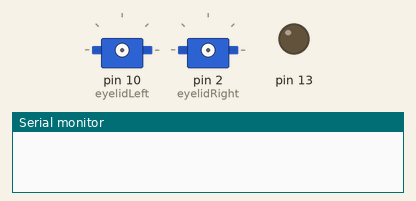
This sketch was run on a simulated Arduino Mega 2560, built with avr-gcc and run on an emulated ATmega2560. Shown: 2 × servo, output pins drawn as LEDs (lit = HIGH), the last lines printed to the serial monitor. The audio player accepts every command and is not drawn.

Above: at 0.1 s.
At 0.57 s:
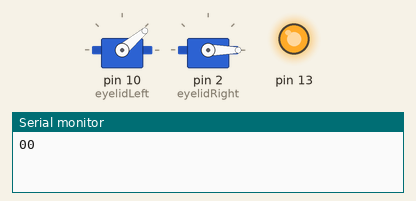
At 3.4 s:
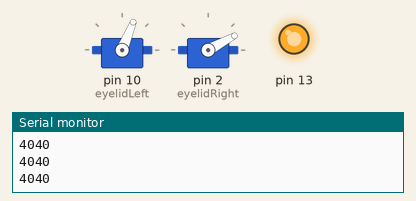
At 16.71 s:
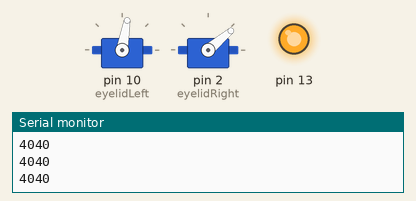
At 32.5 s:
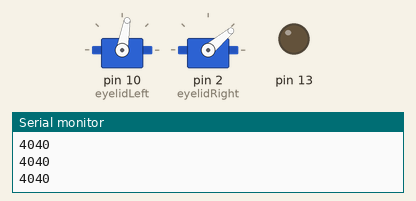
At 39.2 s:
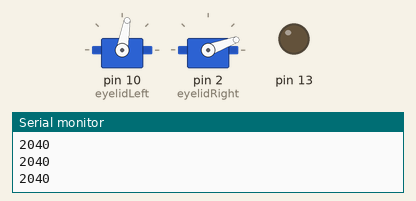
Timing chart, 0 to 40.0 s (numbered marks = the images above):
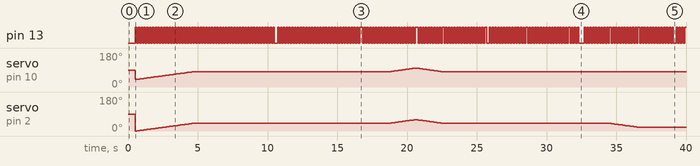

The sketch:

WRO_player_0.12.ino
```cpp
#include <DFRobotDFPlayerMini.h>

DFRobotDFPlayerMini myDFPlayer;

#include <Servo.h>

#define CLOSE_LEFT_EYE 40
#define CLOSE_RIGHT_EYE 0
#define DELTA_EYE 40

Servo eyelidLeft;
Servo eyelidRight;

uint32_t myTimer1 = millis();
uint32_t myTimer2 = millis();
uint32_t myTimer3 = millis();
uint32_t myTimer4 = millis();

int currentPosition = 0;
int currentPositionRight = 0;
int currentPositionLeft = 0;
int desiredPosition = 0;
int desiredPositionRight = 0;
int desiredPositionLeft = 0;

int condition = 1, conditionOld = 0, conditionRec = 0;

void eye()
{
  if (currentPosition > desiredPosition)
    currentPosition -= 1;
  else if (currentPosition < desiredPosition)
    currentPosition += 1;

  eyelidLeft.write(CLOSE_LEFT_EYE - currentPosition);
  eyelidRight.write(CLOSE_RIGHT_EYE + currentPosition);
}

void eyeRight()
{
  if (currentPositionRight > desiredPositionRight)
    currentPositionRight -= 1;
  else if (currentPositionRight < desiredPositionRight)
    currentPositionRight += 1;

  eyelidRight.write(CLOSE_RIGHT_EYE + currentPositionRight);
}
void eyeLeft()
{
  if (currentPositionLeft > desiredPositionLeft)
    currentPositionLeft -= 1;
  else if (currentPositionLeft < desiredPositionLeft)
    currentPositionLeft += 1;

  eyelidLeft.write(CLOSE_LEFT_EYE + currentPositionLeft);
}
void setup()
{
  Serial.begin(9600);         //инициализируем UART USB
  Serial1.begin(9600);        //инициализируем UART связи со светом
  Serial3.begin(9600);        //инициализируем UART связи с плеером
  myDFPlayer.begin(Serial3);  //инициализируем плеер
  myDFPlayer.volume(15);

  eyelidLeft.attach(10);      //инициализируем сервопривод левых век
  eyelidRight.attach(2);     //инициализируем сервопривод правых век

  myTimer3 = millis();        //Обнуляем таймер

  pinMode(13, 1);
}

void loop()
{
  (millis() % 200 > 100) ? digitalWrite(13, 1) : digitalWrite(13, 0); //пример короткой записи if/else
  Serial.print(desiredPositionRight);
  Serial.print(desiredPositionLeft);
  Serial.println();
  if (millis() - myTimer2 > 20)   //плавное движение серв
  {
    myTimer2 = millis();
    eye();
    eyeRight();
    eyeLeft();
  }

  if (Serial1.available() > 0)
  {
    conditionRec = Serial1.read();
  }

  if (condition != conditionRec) {
    delay(100);
    Serial1.write(condition);
    //Serial.println(condition);//отправляем состояние "приветствия" контроллеру управления светом
    conditionOld = condition;
  }

  switch (condition)
  {
    case 1:
      Serial1.write(condition);
      desiredPositionRight = 40;
      desiredPositionLeft = 40;
      //desiredPosition = 40;
      myDFPlayer.play(1);             //привествие
      condition++;
      break;
    case 2:
      if (millis() - myTimer3 > 10000)
        condition++;
      break;
    case 3:
      myDFPlayer.play(2);             //я умею показывать различные эмоции
      condition++;
      break;
    case 4:
      if (millis() - myTimer3 > 14000) {
        condition++;
      }
      break;
    case 5:
      myDFPlayer.play(3);           //радость
      condition++;
      break;
    case 6:
      if (millis() - myTimer3 > 16000) {
        condition++;
      }
      break;
    case 7:
      myDFPlayer.play(4);          //грусть/
      condition++;
      break;
    case 8:
      if (millis() - myTimer3 > 18000) {
        condition++;
      }
      break;
    case 9:
      desiredPositionRight = 70;
      desiredPositionLeft = 70;
      //desiredPosition = 70;
      myDFPlayer.play(5);         //удивление
      condition++;
      break;
    case 10:
      if (millis() - myTimer3 > 20000) {
        condition++;
      }
      break;
    case 11:
      desiredPositionRight = 20;
      desiredPositionLeft = 20;
      //desiredPosition = 20;
      myDFPlayer.play(6);       //злость
      condition++;
      break;
    case 12:
      if (millis() - myTimer3 > 22000) {
        condition++;
      }
      break;
    case 13:
      desiredPositionRight = 40;
      desiredPositionLeft = 40;
      //desiredPosition = 40;
      myDFPlayer.play(7);     //смущение
      condition++;
      break;
    case 14:
      if (millis() - myTimer3 > 25000) {
        condition++;
      }
      break;
    case 15:
      myDFPlayer.play(8);    //нейтральное
      condition++;
      break;
    case 16:
      if (millis() - myTimer3 > 28000) {
        condition++;
      }
      break;
    case 17:
      myDFPlayer.play(9);    //А еще я умею
      condition++;
      break;
    case 18:
      if (millis() - myTimer3 > 31000) {
        condition++;
      }
      break;
    case 19:
      myDFPlayer.play(10);    //шевелить глазами
      condition++;
      break;
    case 20:
      if (millis() - myTimer3 > 34000) {
        condition++;
      }
      break;
    case 21:
      desiredPositionRight = 20;
      desiredPositionLeft = 40;
      myDFPlayer.play(11);    //подмигивать
      condition++;
      break;
    case 22:
      if (millis() - myTimer3 > 36000) {
        condition++;
      }
      break;
    case 23:
      myDFPlayer.play(12);    //имитировать ходьбу
      condition++;
      break;
    case 24:
      if (millis() - myTimer3 > 40000) {
        condition++;
      }
      break;
  }
}

/*
   myDFPlayer.next();  //Play next mp3
   myDFPlayer.previous();  //Play previous mp3
   myDFPlayer.play(1);  //Play the first mp3
   myDFPlayer.loop(1);  //Loop the first mp3
   myDFPlayer.pause();  //pause the mp3
   myDFPlayer.start();  //start the mp3 from the pause
   myDFPlayer.playFolder(15, 4);  //play specific mp3 in SD:/15/004.mp3; Folder Name(1~99); File Name(1~255)
   myDFPlayer.enableLoopAll(); //loop all mp3 files.
   myDFPlayer.disableLoopAll(); //stop loop all mp3 files.
   myDFPlayer.playMp3Folder(4); //play specific mp3 in SD:/MP3/0004.mp3; File Name(0~65535)
   myDFPlayer.advertise(3); //advertise specific mp3 in SD:/ADVERT/0003.mp3; File Name(0~65535)
   myDFPlayer.stopAdvertise(); //stop advertise
   myDFPlayer.playLargeFolder(2, 999); //play specific mp3 in SD:/02/004.mp3; Folder Name(1~10); File Name(1~1000)
   myDFPlayer.loopFolder(5); //loop all mp3 files in folder SD:/05.
   myDFPlayer.randomAll(); //Random play all the mp3.
   myDFPlayer.enableLoop(); //enable loop.
   myDFPlayer.disableLoop(); //disable loop.
*/
```

Measured:
- by itself, pin 13: moves between LOW and HIGH, repeating every 16.4 s
- by itself, servo on pin 2 (eyelidRight): 90° → 0° at 0.51 s, → 1° 0.13 s later, → 2° 0.10 s later, → 3° 0.10 s later, … (101 changes in this stretch)
- by itself, servo on pin 10 (eyelidLeft): 90° → 40° at 0.51 s, → 41° 0.13 s later, → 42° 0.10 s later, → 43° 0.10 s later, … (81 changes in this stretch)
